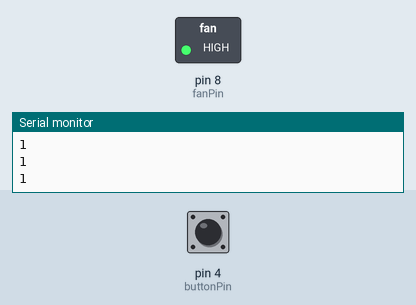
The sketch below on a simulated Arduino Uno, built with avr-gcc and run on an emulated ATmega328P. Parts: switched loads named in the sketch (green lamp = pin HIGH), the last lines printed to the serial monitor. The inputs (shaded band) are chosen by the test bench; at power-on: pin 4 (buttonPin) HIGH.

Above: at 1.2 s.
1.3 s: pin 4 (buttonPin) pulled LOW for 0.15 s
At 1.47 s:
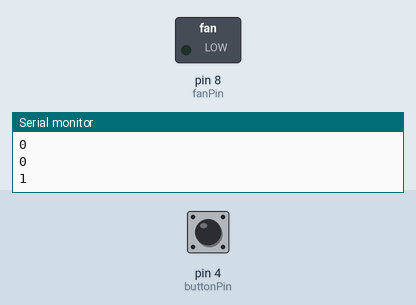
3.0 s: pin 4 (buttonPin) pulled LOW for 3.2 s
At 7.7 s:
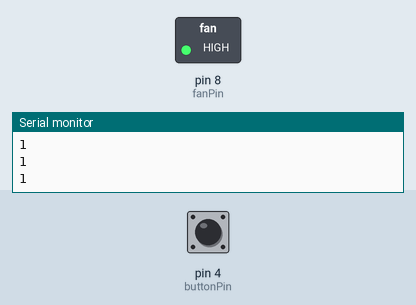
Timing chart, 0 to 9.2 s (numbered marks = the images above; inputs shaded):
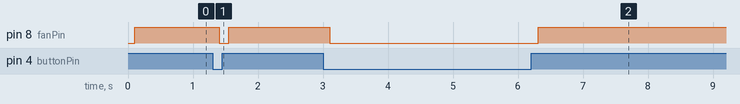

The sketch:

sketch_fan_button.ino
```cpp
const int buttonPin = 4;
const int fanPin = 8;
int buttonState;
bool stateRun = false;

void setup() {
  pinMode(fanPin, OUTPUT);
  pinMode(buttonPin, INPUT_PULLUP);
  Serial.begin(9600);
}

void loop() {
  buttonState = digitalRead(buttonPin);
  Serial.println(buttonState);
  delay(50);

  if (stateRun){
    digitalWrite(fanPin, HIGH);
  }else{
    digitalWrite(fanPin, LOW);
  }

  if (buttonState == HIGH) {
    stateRun = true;
  } else {
    stateRun = false;
  }
}
```

Measured:
- after the input at 1.3 s, pin 8 (fanPin): HIGH → LOW after 0.10 s, → HIGH 0.15 s later
- after the input at 3.0 s, pin 8 (fanPin): HIGH → LOW after 0.11 s, → HIGH 3.2 s later
